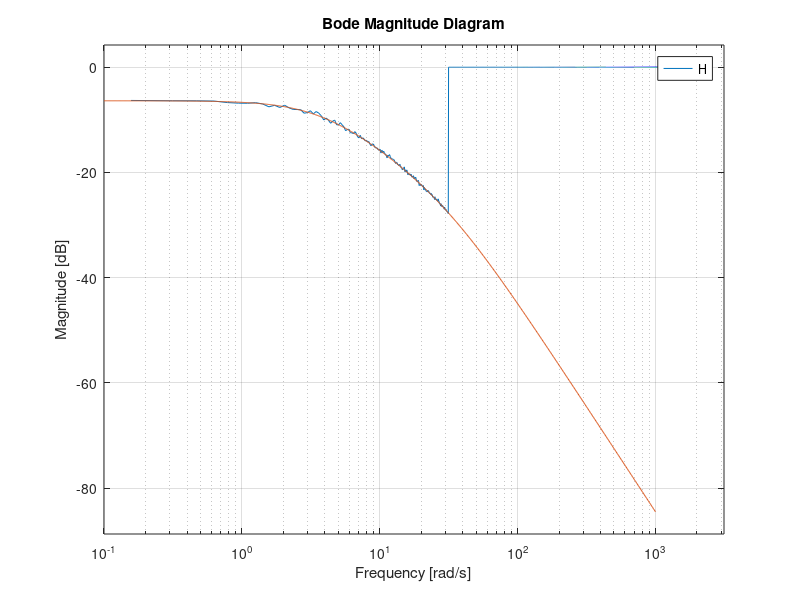

Write MATLAB code to recreate this figure.
clc; clear; close all;
load('Joint_SI_CL_40s_noarm_Data.mat')
load('Joint_Init_Data.mat')

% FFT of input and ouput 
R = fft(r);
Th = fft(Theta);

index = find(F<200 * T/(2*pi)); 
% index = find(abs(R/length(R)) >= 9e-2); 
B = 0*R;                     
B(index) = Th(index)./(R(index)+ Th(index));         %System Response 
B(index) = abs(B(index));               %Magnitude of System Response
B_log = 20*log10(B);

K = mean(B_log(2:5));
K_3dB = K - 3;

Index_id1 = find(B_log(2:end) < K_3dB);
Index_id1 = Index_id1(1);
omega1 = F(Index_id1);
omega2 = 33;

figure
semilogx(F, B_log)
hold on

s = tf('s');
H = db2mag(K)/((s/omega1 + 1)*(s/omega2 + 1));
bodemag(H)

% TODO: figure out why numerator and last denominator are not the same